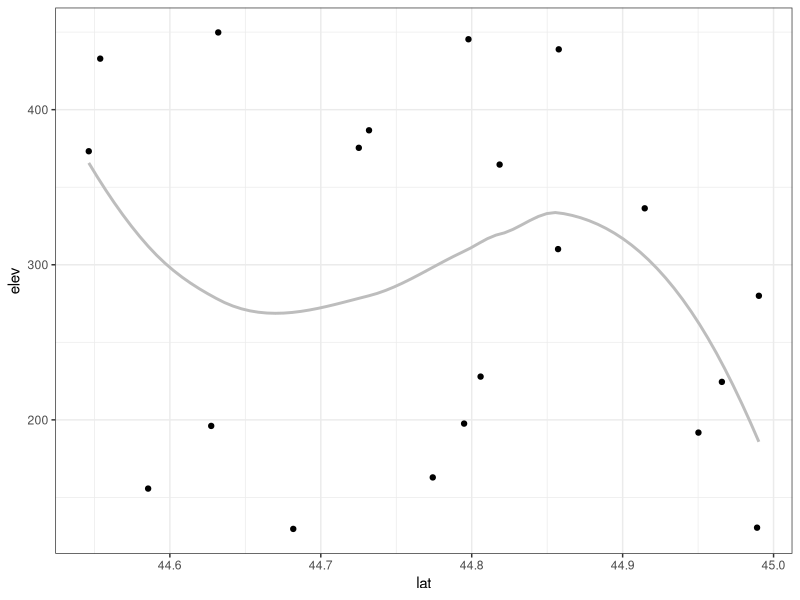
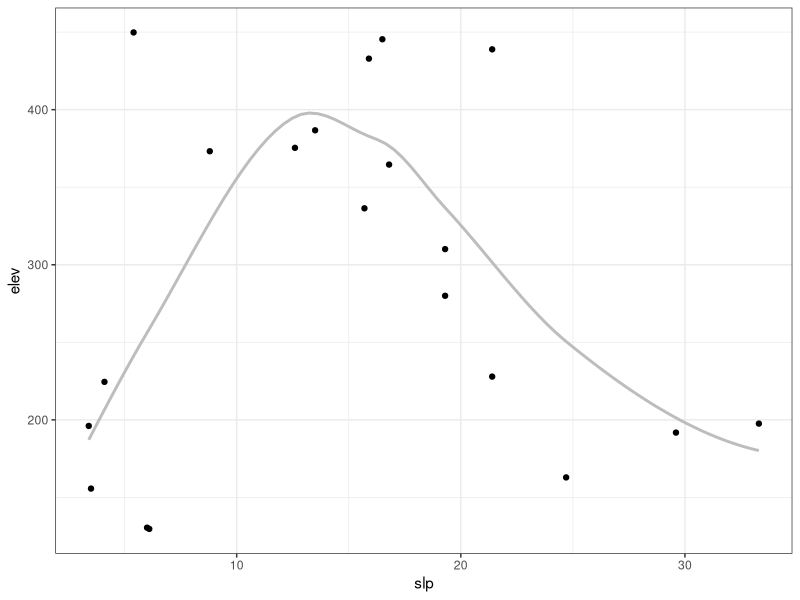
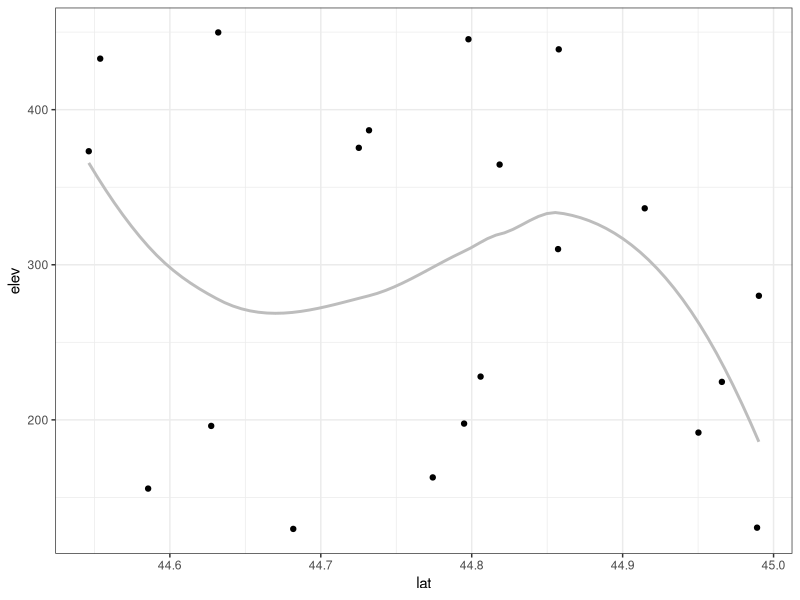
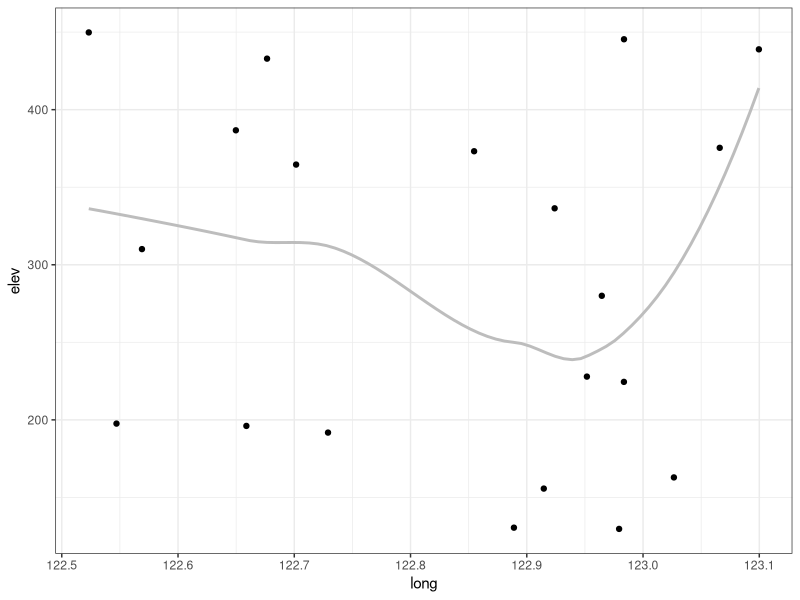
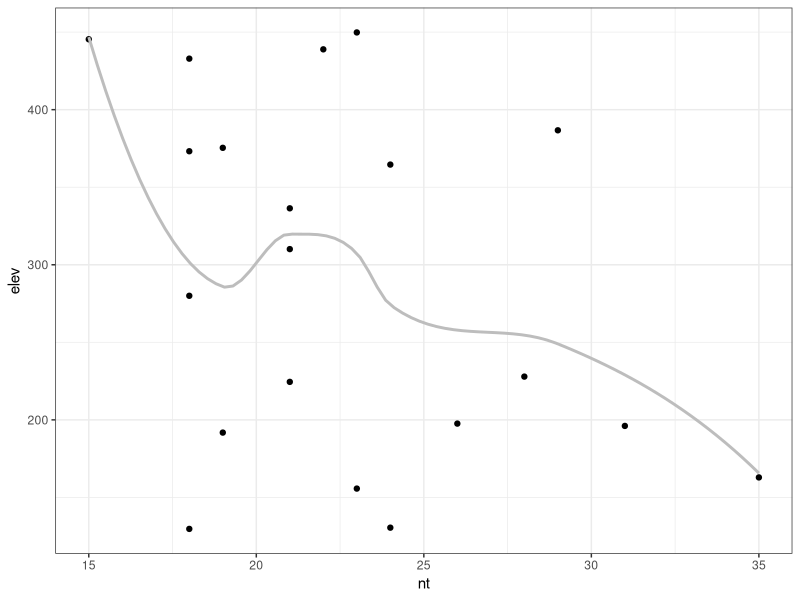
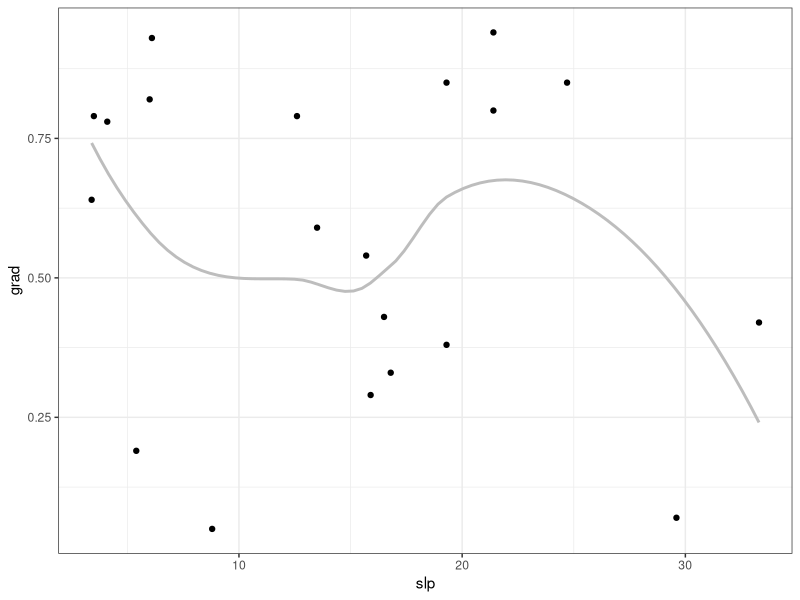
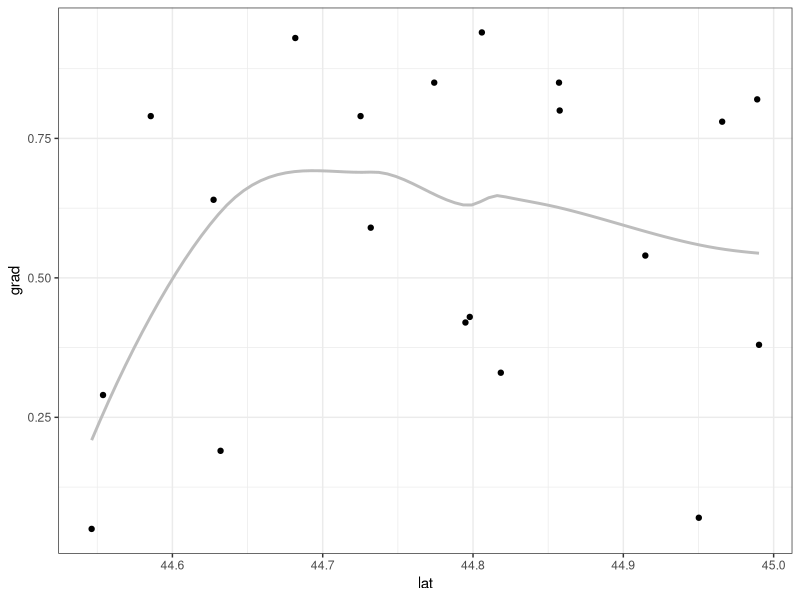
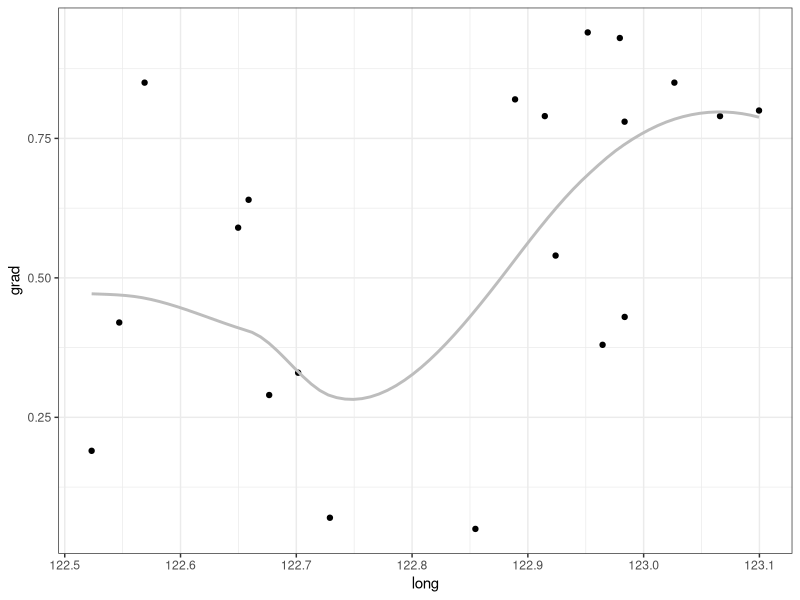

Reproduce these figures in R, in order.
library(ggplot2) # v. 3.2.0
library(purrr) # v. 0.3.2


set.seed(16)
dat = data.frame(elev = round( runif(20, 100, 500), 1),
                 resp = round( runif(20, 0, 10), 1),
                 grad = round( runif(20, 0, 1), 2),
                 slp = round( runif(20, 0, 35),1),
                 lat = runif(20, 44.5, 45),
                 long = runif(20, 122.5, 123.1),
                 nt = rpois(20, lambda = 25) )
head(dat)


response = names(dat)[1:3]
expl = names(dat)[4:7]


response = set_names(response)
response


expl = set_names(expl)
expl


scatter_fun = function(x, y) {
     ggplot(dat, aes(x = .data[[x]], y = .data[[y]]) ) +
          geom_point() +
          geom_smooth(method = "loess", se = FALSE, color = "grey74") +
          theme_bw() +
          labs(x = x,
               y = y)
}


scatter_fun("lat", "elev")


elev_plots = map(expl, ~scatter_fun(.x, "elev") )

elev_plots


all_plots = map(response,
                ~map(expl, scatter_fun, y = .x) )


all_plots$grad[1:2]

all_plots$grad$long

all_plots[[3]][[3]]


# pdf("all_scatterplots.pdf")
# all_plots
# dev.off()
# 

# iwalk(all_plots, ~{
#      pdf(paste0(.y, "_scatterplots.pdf") )
#      print(.x)
#      dev.off()
# })
# 

plotnames = imap(all_plots, ~paste0(.y, "_", names(.x), ".png")) %>%
     flatten()
plotnames


# walk2(plotnames, flatten(all_plots), ~ggsave(filename = .x, plot = .y,
#                                              height = 7, width = 7))
# 

cowplot::plot_grid(plotlist = all_plots[[1]])


response_plots = map(all_plots, ~cowplot::plot_grid(plotlist = .x))
response_plots

